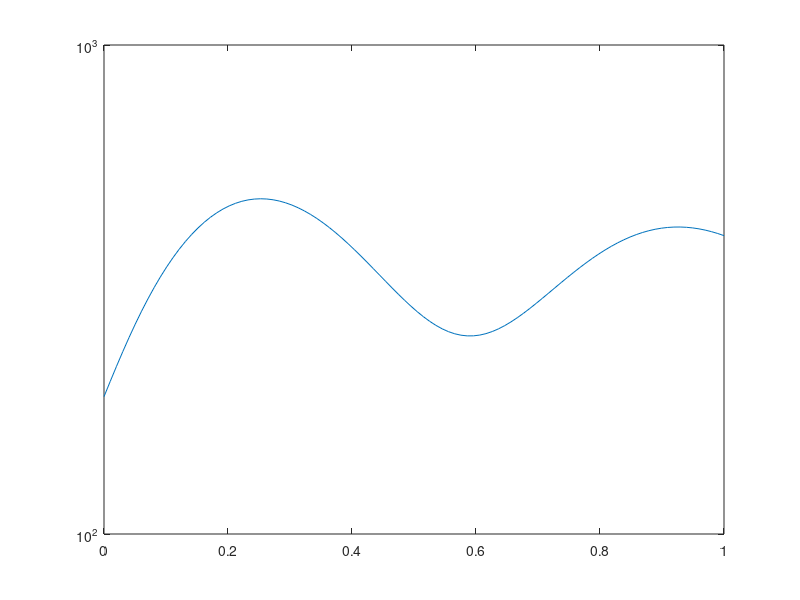

Here is the MATLAB script that generated this plot: (Note: this script raises an error after producing the figure.)
%% BW requirements

%
z = 1e2;
t = linspace(0,1,z);
%
% % IP_DL_TTI = 1 + rand(1,z) + 3.5*(2+ sin(10*t) + sin(5*t));
% IP_DL_TTI = 4 + 0.6*sinc(3*t + 1.7);% + 0.05*rand(1,z);
data_Rate =  (700 + 2100*sinc(3*t + 1.7))/2;
plot(t,data_Rate)
IP_DL_TTI = ceil(data_Rate*1024/(1500*8));
% % IP_DL_TTI = smooth(IP_DL_TTI);
% IP_DL_TTI = unifrnd(1,7,[1 1000]);
% plot(t,IP_DL_TTI)
%
N_TBS_DL = 2;
set(gca, 'YScale', 'log');
user_traffic  = IP_DL_TTI*N_TBS_DL*(1500)*8*1000/1e6;


% RRC_PDCP = (IP_DL_TTI*IP_pkt*N_TBS_DL*8*1000)/1e6;
% PDCP_RLC = (IP_DL_TTI*(IP_pkt+Hdr_PDCP)*N_TBS_DL*8*1000)/1e6;
% RLC_MAC = (IP_DL_TTI*(IP_pkt+Hdr_PDCP+Hdr_RLC)*N_TBS_DL*8*1000)/1e6;
% Split_MAC = ((IP_DL_TTI*(IP_pkt+Hdr_PDCP+Hdr_RLC+Hdr_MAC)*N_TBS_DL*8*1000)/1e6) + Sched;
% MAC_PHY = ((IP_DL_TTI*(IP_pkt+Hdr_PDCP+Hdr_RLC+Hdr_MAC)*N_TBS_DL*8*1000)/1e6) + FAPI_DL;

RRC_PDCP = BW_required_fn(IP_DL_TTI,1,1);
PDCP_RLC = BW_required_fn(IP_DL_TTI,2,1);
RLC_MAC = BW_required_fn(IP_DL_TTI,4,1);
Split_MAC = BW_required_fn(IP_DL_TTI,5,1);
MAC_PHY = BW_required_fn(IP_DL_TTI,6,1);
Split_PHY_1 = BW_required_fn(IP_DL_TTI,7,1);
Split_PHY_2 = BW_required_fn(IP_DL_TTI,7,2);
Split_PHY_3 = BW_required_fn(IP_DL_TTI,7,3);
Split_PHY_3b = BW_required_fn(IP_DL_TTI,7,32);
Split_PHY_4 = BW_required_fn(IP_DL_TTI,7,4);

Split_1 = Split_PHY_1*ones(1,z);
Split_2 = Split_PHY_2*ones(1,z);
Split_3 = Split_PHY_3*ones(1,z);
Split_4 = Split_PHY_4*ones(1,z);


Max_BW = 1000*ones(1,z);

%% Dynamic Split
Dynamic_load = zeros(1,z);
for i = 1:100
%     if (PDCP_RLC < Max_BW,RLC_MAC,Split_MAC,MAC_PHY )
    temp_1 = PDCP_RLC(i);
    temp_4 = MAC_PHY(i);
    Dynamic_load(i) = max([temp_1,temp_4]);
    if(Dynamic_load(i)>Max_BW)
        Dynamic_load(i) = temp_1;
    end
end
%% Plots

plot(t,user_traffic,'LineWidth',2)
hold on
plot(t,PDCP_RLC,'--','LineWidth',2)
% plot(t,RLC_MAC,'--','LineWidth',2)
% plot(t,Split_MAC,'--','LineWidth',2)
plot(t,MAC_PHY,'--','LineWidth',2)
% plot(t,Split_1,'LineWidth',2)
plot(t,Max_BW,'--','LineWidth',2);

plot(t,Dynamic_load,'LineWidth',2)

% plot(t,Split_4)
legend('User Traffic','PDCP-RLC','MAC-PHY','Max-BW','Adaptive-split')%, 'Intra-PHY')
xlabel('t')
ylabel('Fronthaul BW required (Mbps)')
hold off

